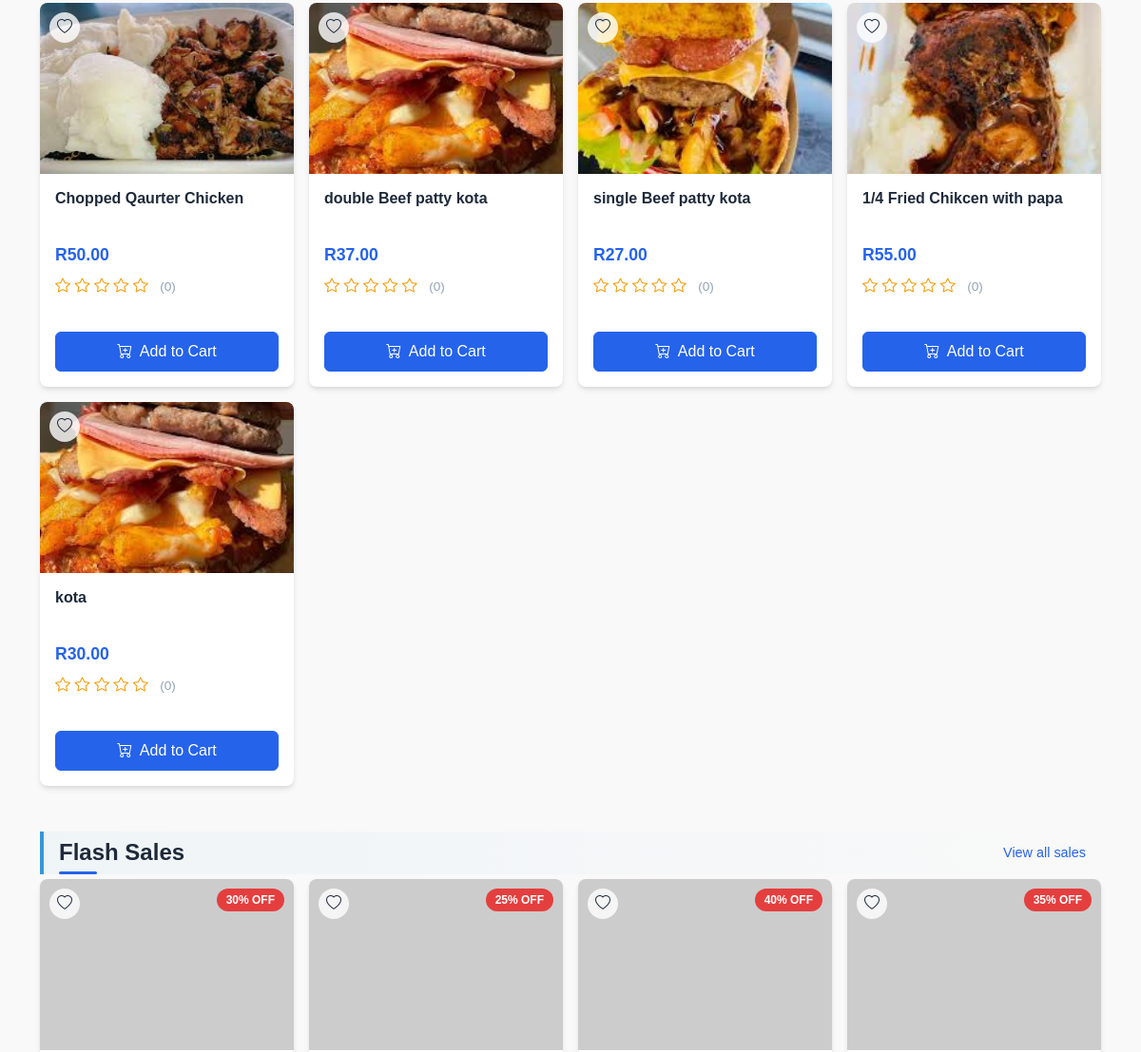
Page /home/ (middle part) on the earlier database version.
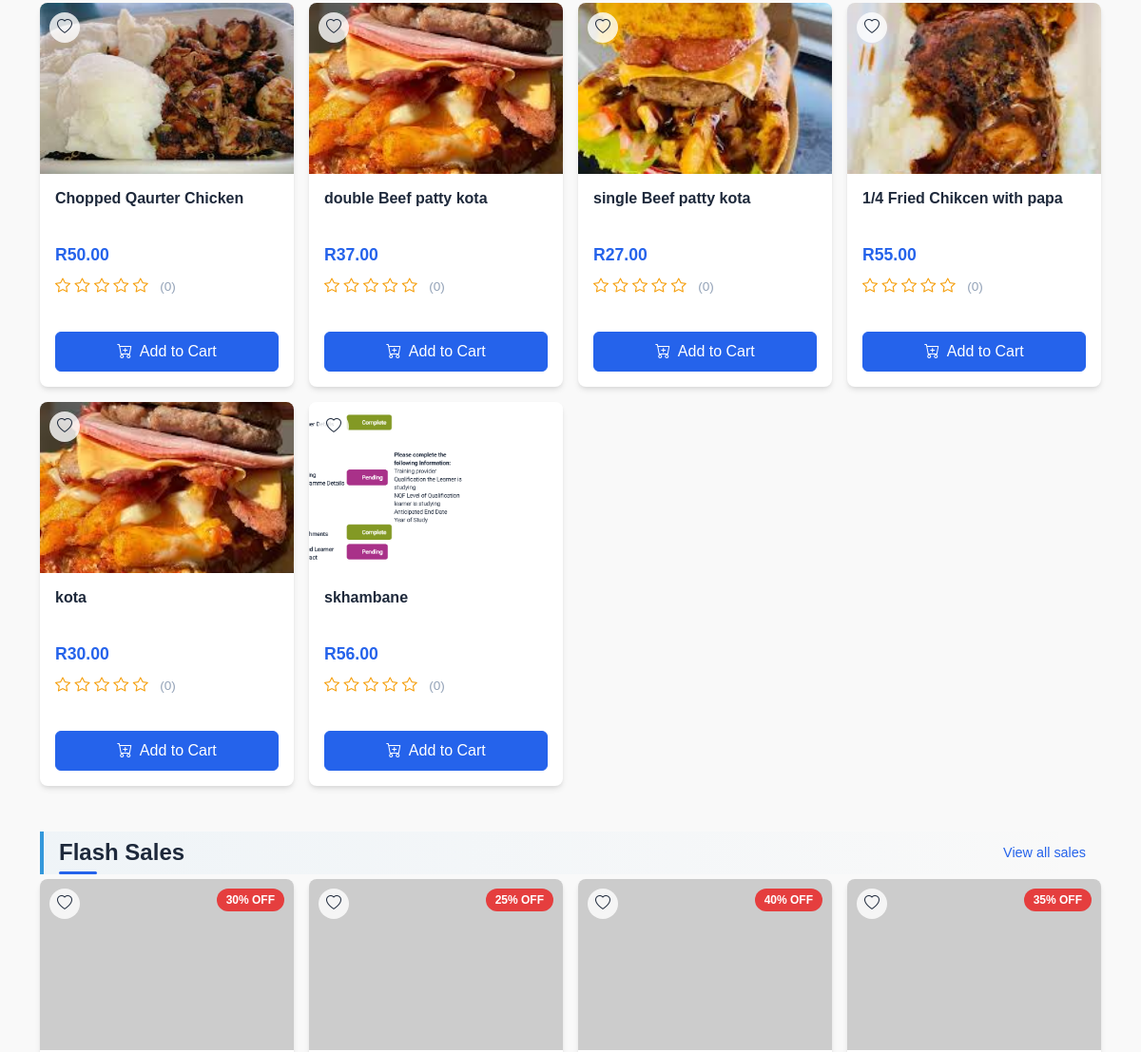
Same page on the later database version.
### seller/wrap_models/product_model.py (models this page shows, shortened)
class Product(models.Model):
    CATEGORIES = [
        ('dropship', 'Dropship'),
        ('food', 'Food & Beverages'),
        ('clothing', 'Clothing'),
        ('technology', 'Technology'),
        ('other', 'Other'),
    ]
    STATUS_CHOICES = [
        ('active', 'Active'),
        ('inactive', 'Inactive'),
        ('pending', 'Pending'),
        ('banned', 'banned'),
        ('reected', 'rejected'),
    ]
    business = models.ForeignKey(BusinessInformation, on_delete=models.CASCADE, related_name="products")
    name = models.CharField(max_length=200)
    category = models.CharField(max_length=50, choices=CATEGORIES, default='other')
    price = models.DecimalField(max_digits=10, decimal_places=2)
    quantity = models.PositiveIntegerField()
    description = models.TextField()
    small_description = models.TextField(null=True)
    status = models.CharField(max_length=50, choices=STATUS_CHOICES, default="pending")
    is_flagged = models.BooleanField(default=False)
    sales = models.PositiveIntegerField(default=0)
    timestamp = models.DateTimeField(auto_now_add=True, null=True)
    image = models.ImageField(upload_to="uploads/")

### shop/views.py (the view)
# urls.py: path('home/', views.shop_base, name='shop_base'),
def shop_base(request):
    products = Product.objects.filter(status="active").all()
    businesses = list(BusinessInformation.objects.all())  # Convert QuerySet to a list for efficient slicing
    businesse_list = [businesses[i:i+2] for i in range(0, len(businesses), 2)]
    items= 0
    if request.user.is_authenticated:
        items = get_cart_items(request.user)
    return render(request,'products/shop1.html',{'products':products,'cart_items_count':items,'business_list':businesse_list})

### shop/templates/products/shop1.html (shortened to what the changed rows need)
{% extends 'products/shop_base2.html' %}
{% load static %}
{% block content %}
<section class="container my-5">
<div class="row row-cols-2 row-cols-md-3 row-cols-lg-4 g-3">
   {% for product in products %}
   {% if product.status == "active" %}
   <div class="col">
       <div class="product-card">
           <div class="product-img-container">
               <a href="{% url 'view_product' product.id %}">
                   <img src="{{product.image.url}}" alt="{{product.image}}" class="product-img">
               </a>
               <button onclick="addWishlist({{product.id}})" class="wishlist-btn">
                   <i class="bi bi-heart"></i>
               </button>
           </div>
           <div class="product-body">
               <h5 class="product-title">{{product.name}}</h5>
               <div class="product-price">
                   R{{product.price}}
               </div>
               <div class="product-rating">
                   {% if product.rating %}
                       {% for i in product.get_star_list %}
                           {% if i == 1 %}
                           <i class="bi bi-star-fill"></i>
                           {% elif i == 0.5 %}
                           <i class="bi bi-star-half"></i>
                           {% else %}
                           <i class="bi bi-star"></i>
                           {% endif %}
                       {% endfor %}
                       <span class="text-muted ms-2">({{product.review_count}})</span>
                   {% else %}
                       <i class="bi bi-star"></i>
                       <i class="bi bi-star"></i>
                       <i class="bi bi-star"></i>
                       <i class="bi bi-star"></i>
                       <i class="bi bi-star"></i>
                       <span class="text-muted ms-2">(0)</span>
                   {% endif %}
               </div>
               <button onclick="addToCart({{product.id}})" class="btn btn-primary add-to-cart">
                   <i class="bi bi-cart-plus me-1"></i> Add to Cart
               </button>
           </div>
       </div>
   </div>
   {% endif %}
   {% endfor %}
</div>
</section>
<section class="container my-5">
<div class="section-header">
   <h2 class="section-title">Flash Sales</h2>
</div>
</section>
{% endblock %}

Differences in the rows shown:
added Product: image (picture), name "skhambane", price "56.00"
